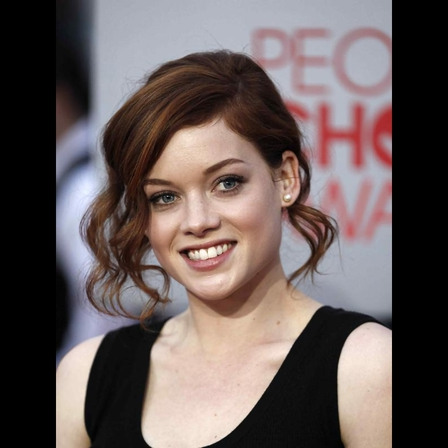
#> input picture planercnn/results/1.jpeg, 448 x 448 px
$ python composite.py   (older library calls are emulated)
#> lines starting #> are read from the running program, lines starting #| are printed output that depends on the picture
import numpy as np
import cv2
from pymatting import blend, estimate_foreground_ml

bg_path = "inpaint.png"
fg_path = "1.jpeg"
mask_path = "1_result.png"

fg_size = (288, 288)
bg_size = (640, 480)
center = (156, 240)
z = -2

fg = cv2.resize(cv2.imread(fg_path), fg_size).astype(np.float) / 255.
mask = cv2.resize(cv2.imread(mask_path), fg_size).astype(np.float)[:, :, 0] / 255.
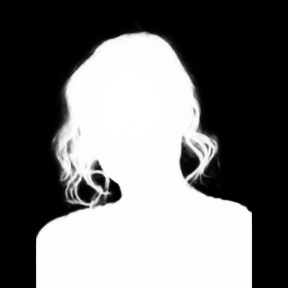
#> input picture planercnn/results/1_result.png, 288 x 288 px
#> mask: shape (288, 288) float64; min 0, max 1, mean 0.446

bg = cv2.resize(cv2.imread(bg_path), bg_size).astype(np.float) / 255.
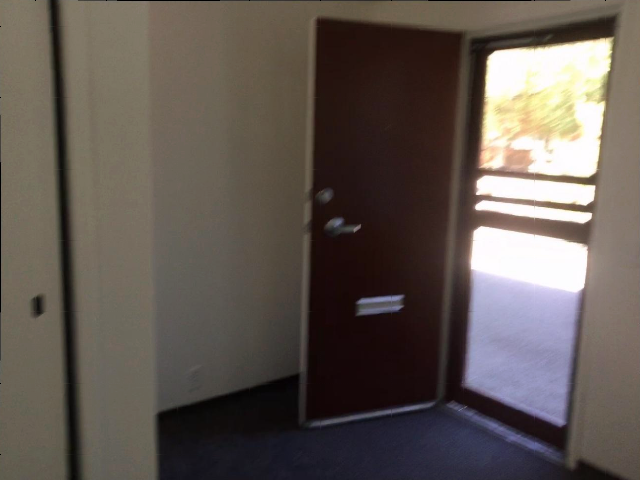
#> input picture planercnn/results/inpaint.png, 640 x 480 px

#> (the run stopped early here; a loop or call above may not have finished)
